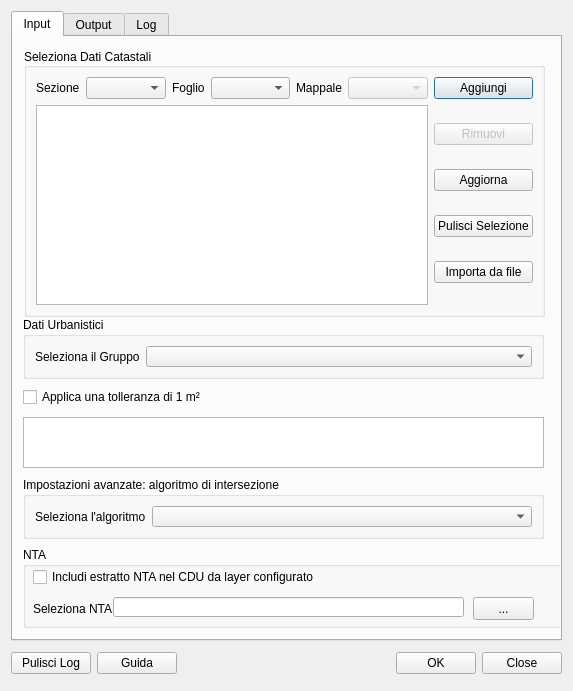
<?xml version="1.0" encoding="UTF-8"?>
<ui version="4.0">
 <class>CduCreatorDialogBase</class>
 <widget class="QDialog" name="CduCreatorDialogBase">
  <property name="geometry">
   <rect>
    <x>0</x>
    <y>0</y>
    <width>573</width>
    <height>691</height>
   </rect>
  </property>
  <property name="windowTitle">
   <string>CDU Creator</string>
  </property>
  <layout class="QVBoxLayout" name="verticalLayout_4">
   <item>
    <widget class="QTabWidget" name="tabWidget">
     <property name="currentIndex">
      <number>0</number>
     </property>
     <widget class="QWidget" name="inputTab">
      <attribute name="title">
       <string>Input</string>
      </attribute>
      <widget class="QGroupBox" name="groupBox">
       <property name="geometry">
        <rect>
         <x>11</x>
         <y>11</y>
         <width>521</width>
         <height>269</height>
        </rect>
       </property>
       <property name="title">
        <string>Seleziona Dati Catastali</string>
       </property>
       <property name="alignment">
        <set>Qt::AlignLeading|Qt::AlignLeft|Qt::AlignVCenter</set>
       </property>
       <property name="flat">
        <bool>false</bool>
       </property>
       <property name="checkable">
        <bool>false</bool>
       </property>
       <layout class="QHBoxLayout" name="horizontalLayout_2">
        <item>
         <layout class="QGridLayout" name="gridLayout">
          <item row="0" column="0">
           <layout class="QHBoxLayout" name="horizontalLayout">
            <item>
             <widget class="QLabel" name="label_9">
              <property name="text">
               <string>Sezione</string>
              </property>
             </widget>
            </item>
            <item>
             <widget class="QComboBox" name="sezioneComboBox">
              <property name="sizePolicy">
               <sizepolicy hsizetype="Expanding" vsizetype="Fixed">
                <horstretch>0</horstretch>
                <verstretch>0</verstretch>
               </sizepolicy>
              </property>
             </widget>
            </item>
            <item>
             <widget class="QLabel" name="label_2">
              <property name="text">
               <string>Foglio</string>
              </property>
             </widget>
            </item>
            <item>
             <widget class="QComboBox" name="foglioComboBox">
              <property name="enabled">
               <bool>true</bool>
              </property>
              <property name="sizePolicy">
               <sizepolicy hsizetype="Expanding" vsizetype="Fixed">
                <horstretch>0</horstretch>
                <verstretch>0</verstretch>
               </sizepolicy>
              </property>
             </widget>
            </item>
            <item>
             <widget class="QLabel" name="label_3">
              <property name="text">
               <string>Mappale</string>
              </property>
             </widget>
            </item>
            <item>
             <widget class="QComboBox" name="particellaComboBox">
              <property name="enabled">
               <bool>false</bool>
              </property>
              <property name="sizePolicy">
               <sizepolicy hsizetype="Expanding" vsizetype="Fixed">
                <horstretch>0</horstretch>
                <verstretch>0</verstretch>
               </sizepolicy>
              </property>
             </widget>
            </item>
           </layout>
          </item>
          <item row="0" column="1">
           <widget class="QPushButton" name="addButton">
            <property name="text">
             <string>Aggiungi</string>
            </property>
           </widget>
          </item>
          <item row="1" column="1">
           <layout class="QVBoxLayout" name="verticalLayout_3">
            <item>
             <widget class="QPushButton" name="removeButton">
              <property name="enabled">
               <bool>false</bool>
              </property>
              <property name="text">
               <string>Rimuovi</string>
              </property>
             </widget>
            </item>
            <item>
             <widget class="QPushButton" name="reloadButton">
              <property name="text">
               <string>Aggiorna</string>
              </property>
             </widget>
            </item>
            <item>
             <widget class="QPushButton" name="clearSelButton">
              <property name="text">
               <string>Pulisci Selezione</string>
              </property>
             </widget>
            </item>
            <item>
             <widget class="QPushButton" name="fileImportButton">
              <property name="text">
               <string>Importa da file</string>
              </property>
             </widget>
            </item>
           </layout>
          </item>
          <item row="1" column="0">
           <widget class="QTextEdit" name="textParticelle">
            <property name="readOnly">
             <bool>true</bool>
            </property>
           </widget>
          </item>
         </layout>
        </item>
       </layout>
      </widget>
      <widget class="QGroupBox" name="groupBox_2">
       <property name="geometry">
        <rect>
         <x>10</x>
         <y>280</y>
         <width>521</width>
         <height>62</height>
        </rect>
       </property>
       <property name="title">
        <string>Dati Urbanistici</string>
       </property>
       <layout class="QHBoxLayout" name="horizontalLayout_3">
        <item>
         <widget class="QLabel" name="label_4">
          <property name="text">
           <string>Seleziona il Gruppo</string>
          </property>
         </widget>
        </item>
        <item>
         <widget class="QComboBox" name="gruppoComboBox">
          <property name="sizePolicy">
           <sizepolicy hsizetype="Expanding" vsizetype="Fixed">
            <horstretch>0</horstretch>
            <verstretch>0</verstretch>
           </sizepolicy>
          </property>
         </widget>
        </item>
       </layout>
      </widget>
      <widget class="QGroupBox" name="groupBox_5">
       <property name="geometry">
        <rect>
         <x>10</x>
         <y>440</y>
         <width>521</width>
         <height>62</height>
        </rect>
       </property>
       <property name="title">
        <string>Impostazioni avanzate: algoritmo di intersezione</string>
       </property>
       <layout class="QHBoxLayout" name="horizontalLayout_10">
        <item>
         <widget class="QLabel" name="label_16">
          <property name="text">
           <string>Seleziona l'algoritmo</string>
          </property>
         </widget>
        </item>
        <item>
         <widget class="QComboBox" name="algoComboBox">
          <property name="sizePolicy">
           <sizepolicy hsizetype="Expanding" vsizetype="Fixed">
            <horstretch>0</horstretch>
            <verstretch>0</verstretch>
           </sizepolicy>
          </property>
         </widget>
        </item>
       </layout>
      </widget>
      <widget class="QCheckBox" name="IntcheckBox">
       <property name="geometry">
        <rect>
         <x>10</x>
         <y>350</y>
         <width>521</width>
         <height>20</height>
        </rect>
       </property>
       <property name="mouseTracking">
        <bool>true</bool>
       </property>
       <property name="tabletTracking">
        <bool>true</bool>
       </property>
       <property name="toolTip">
        <string>Non vengono considerati i layer la cui area di intersezione con l’area di interesse è inferiore a 1 m².</string>
       </property>
       <property name="toolTipDuration">
        <number>-1</number>
       </property>
       <property name="text">
        <string>Applica una tolleranza di 1 m²</string>
       </property>
      </widget>
      <widget class="QListWidget" name="listWidgettolerance">
       <property name="geometry">
        <rect>
         <x>10</x>
         <y>380</y>
         <width>521</width>
         <height>51</height>
        </rect>
       </property>
      </widget>
      <widget class="QGroupBox" name="groupBox_6">
       <property name="geometry">
        <rect>
         <x>10</x>
         <y>510</y>
         <width>555</width>
         <height>81</height>
        </rect>
       </property>
       <property name="title">
        <string>NTA</string>
       </property>
       <widget class="QCheckBox" name="IntcheckBox_2">
        <property name="geometry">
         <rect>
          <x>10</x>
          <y>20</y>
          <width>521</width>
          <height>20</height>
         </rect>
        </property>
        <property name="mouseTracking">
         <bool>true</bool>
        </property>
        <property name="tabletTracking">
         <bool>true</bool>
        </property>
        <property name="toolTip">
         <string>Non vengono considerati i layer la cui area di intersezione con l’area di interesse è inferiore a 1 m².</string>
        </property>
        <property name="toolTipDuration">
         <number>-1</number>
        </property>
        <property name="text">
         <string>Includi estratto NTA nel CDU da layer configurato</string>
        </property>
        <property name="checkable">
         <bool>true</bool>
        </property>
       </widget>
       <widget class="QLabel" name="label_17">
        <property name="geometry">
         <rect>
          <x>10</x>
          <y>50</y>
          <width>107</width>
          <height>23</height>
         </rect>
        </property>
        <property name="text">
         <string>Seleziona NTA</string>
        </property>
       </widget>
       <widget class="QLineEdit" name="ntaurlTxt">
        <property name="geometry">
         <rect>
          <x>90</x>
          <y>50</y>
          <width>351</width>
          <height>20</height>
         </rect>
        </property>
       </widget>
       <widget class="QPushButton" name="ntaButton">
        <property name="geometry">
         <rect>
          <x>450</x>
          <y>50</y>
          <width>61</width>
          <height>23</height>
         </rect>
        </property>
        <property name="acceptDrops">
         <bool>false</bool>
        </property>
        <property name="text">
         <string>...</string>
        </property>
        <property name="checkable">
         <bool>true</bool>
        </property>
        <property name="checked">
         <bool>false</bool>
        </property>
       </widget>
      </widget>
     </widget>
     <widget class="QWidget" name="outputTab">
      <attribute name="title">
       <string>Output</string>
      </attribute>
      <layout class="QGridLayout" name="gridLayout_4">
       <item row="0" column="0">
        <layout class="QVBoxLayout" name="verticalLayout_5">
         <item>
          <widget class="QGroupBox" name="groupBox_4">
           <property name="styleSheet">
            <string notr="true">color: rgb(0,0,0);</string>
           </property>
           <property name="title">
            <string>Dati Richiesta</string>
           </property>
           <layout class="QHBoxLayout" name="horizontalLayout_14">
            <item>
             <layout class="QVBoxLayout" name="verticalLayout_2">
              <item>
               <layout class="QHBoxLayout" name="horizontalLayout_12">
                <item>
                 <widget class="QLabel" name="label_10">
                  <property name="text">
                   <string>Protocollo n°</string>
                  </property>
                 </widget>
                </item>
                <item>
                 <widget class="QLineEdit" name="protocolloLineEdit">
                  <property name="sizePolicy">
                   <sizepolicy hsizetype="Expanding" vsizetype="Fixed">
                    <horstretch>0</horstretch>
                    <verstretch>0</verstretch>
                   </sizepolicy>
                  </property>
                 </widget>
                </item>
                <item>
                 <widget class="QCheckBox" name="DataCheckBox">
                  <property name="toolTip">
                   <string extracomment="Attiva Selezione Data">Attiva Selezione Data</string>
                  </property>
                  <property name="toolTipDuration">
                   <number>500000</number>
                  </property>
                  <property name="whatsThis">
                   <string/>
                  </property>
                  <property name="text">
                   <string/>
                  </property>
                 </widget>
                </item>
                <item>
                 <widget class="QLabel" name="label_11">
                  <property name="enabled">
                   <bool>false</bool>
                  </property>
                  <property name="styleSheet">
                   <string notr="true">QLabel:disabled

{ color: rgb(166,166,166); }
</string>
                  </property>
                  <property name="text">
                   <string>Data richiesta</string>
                  </property>
                 </widget>
                </item>
                <item>
                 <widget class="QDateEdit" name="dateEdit">
                  <property name="enabled">
                   <bool>false</bool>
                  </property>
                  <property name="styleSheet">
                   <string notr="true">QDateEdit:disabled

{ color: rgb(166,166,166); }
</string>
                  </property>
                  <property name="calendarPopup">
                   <bool>true</bool>
                  </property>
                  <property name="date">
                   <date>
                    <year>2002</year>
                    <month>1</month>
                    <day>2</day>
                   </date>
                  </property>
                 </widget>
                </item>
               </layout>
              </item>
              <item>
               <spacer name="verticalSpacer_8">
                <property name="orientation">
                 <enum>Qt::Vertical</enum>
                </property>
                <property name="sizeHint" stdset="0">
                 <size>
                  <width>17</width>
                  <height>14</height>
                 </size>
                </property>
               </spacer>
              </item>
              <item>
               <layout class="QHBoxLayout" name="horizontalLayout_13">
                <property name="spacing">
                 <number>6</number>
                </property>
                <item>
                 <widget class="QLabel" name="label_12">
                  <property name="text">
                   <string>Richiedente</string>
                  </property>
                 </widget>
                </item>
                <item>
                 <widget class="QLineEdit" name="richiedenteEdit"/>
                </item>
               </layout>
              </item>
             </layout>
            </item>
           </layout>
          </widget>
         </item>
         <item>
          <widget class="QGroupBox" name="groupBox_3">
           <property name="title">
            <string>Output</string>
           </property>
           <layout class="QHBoxLayout" name="horizontalLayout_18">
            <item>
             <layout class="QVBoxLayout" name="verticalLayout">
              <item>
               <layout class="QHBoxLayout" name="horizontalLayout_4">
                <item>
                 <widget class="QLabel" name="label_5">
                  <property name="text">
                   <string>Seleziona la cartella</string>
                  </property>
                 </widget>
                </item>
                <item>
                 <widget class="QLineEdit" name="OutFolder"/>
                </item>
                <item>
                 <widget class="QPushButton" name="OutFolderButton">
                  <property name="sizePolicy">
                   <sizepolicy hsizetype="Minimum" vsizetype="Fixed">
                    <horstretch>0</horstretch>
                    <verstretch>0</verstretch>
                   </sizepolicy>
                  </property>
                  <property name="text">
                   <string>...</string>
                  </property>
                 </widget>
                </item>
               </layout>
              </item>
              <item>
               <spacer name="verticalSpacer_2">
                <property name="orientation">
                 <enum>Qt::Vertical</enum>
                </property>
                <property name="sizeHint" stdset="0">
                 <size>
                  <width>20</width>
                  <height>9</height>
                 </size>
                </property>
               </spacer>
              </item>
              <item>
               <layout class="QHBoxLayout" name="horizontalLayout_11">
                <item>
                 <widget class="QLabel" name="label_13">
                  <property name="text">
                   <string>Nome file CDU</string>
                  </property>
                 </widget>
                </item>
                <item>
                 <widget class="QLineEdit" name="nameLineEdit"/>
                </item>
               </layout>
              </item>
              <item>
               <spacer name="verticalSpacer_3">
                <property name="orientation">
                 <enum>Qt::Vertical</enum>
                </property>
                <property name="sizeHint" stdset="0">
                 <size>
                  <width>20</width>
                  <height>9</height>
                 </size>
                </property>
               </spacer>
              </item>
              <item>
               <layout class="QHBoxLayout" name="horizontalLayout_17">
                <item>
                 <widget class="QCheckBox" name="odtCheckBox">
                  <property name="text">
                   <string>Stampa anche file  modificabile (formato .odt)</string>
                  </property>
                 </widget>
                </item>
                <item>
                 <spacer name="horizontalSpacer_3">
                  <property name="orientation">
                   <enum>Qt::Horizontal</enum>
                  </property>
                  <property name="sizeHint" stdset="0">
                   <size>
                    <width>28</width>
                    <height>20</height>
                   </size>
                  </property>
                 </spacer>
                </item>
                <item>
                 <widget class="QCheckBox" name="mapCheckBox">
                  <property name="text">
                   <string>Stampa la mappa</string>
                  </property>
                 </widget>
                </item>
               </layout>
              </item>
              <item>
               <spacer name="verticalSpacer_4">
                <property name="orientation">
                 <enum>Qt::Vertical</enum>
                </property>
                <property name="sizeHint" stdset="0">
                 <size>
                  <width>20</width>
                  <height>9</height>
                 </size>
                </property>
               </spacer>
              </item>
              <item>
               <layout class="QHBoxLayout" name="horizontalLayout_5">
                <item>
                 <widget class="QLabel" name="label_6">
                  <property name="text">
                   <string>Titolo</string>
                  </property>
                 </widget>
                </item>
                <item>
                 <widget class="QLineEdit" name="titolo"/>
                </item>
               </layout>
              </item>
              <item>
               <spacer name="verticalSpacer_5">
                <property name="orientation">
                 <enum>Qt::Vertical</enum>
                </property>
                <property name="sizeHint" stdset="0">
                 <size>
                  <width>20</width>
                  <height>9</height>
                 </size>
                </property>
               </spacer>
              </item>
              <item>
               <layout class="QHBoxLayout" name="horizontalLayout_6">
                <item>
                 <widget class="QLabel" name="label_7">
                  <property name="text">
                   <string>Nome Comune</string>
                  </property>
                 </widget>
                </item>
                <item>
                 <widget class="QLineEdit" name="nomeComune"/>
                </item>
               </layout>
              </item>
              <item>
               <spacer name="verticalSpacer_6">
                <property name="orientation">
                 <enum>Qt::Vertical</enum>
                </property>
                <property name="sizeHint" stdset="0">
                 <size>
                  <width>20</width>
                  <height>9</height>
                 </size>
                </property>
               </spacer>
              </item>
              <item>
               <layout class="QHBoxLayout" name="horizontalLayout_7">
                <item>
                 <widget class="QLabel" name="label_8">
                  <property name="text">
                   <string>Seleziona il logo</string>
                  </property>
                 </widget>
                </item>
                <item>
                 <widget class="QLineEdit" name="urlLogo"/>
                </item>
                <item>
                 <widget class="QPushButton" name="logoButton">
                  <property name="text">
                   <string>...</string>
                  </property>
                 </widget>
                </item>
               </layout>
              </item>
              <item>
               <spacer name="verticalSpacer_7">
                <property name="orientation">
                 <enum>Qt::Vertical</enum>
                </property>
                <property name="sizeHint" stdset="0">
                 <size>
                  <width>20</width>
                  <height>9</height>
                 </size>
                </property>
               </spacer>
              </item>
              <item>
               <layout class="QHBoxLayout" name="horizontalLayout_9">
                <item>
                 <widget class="QLabel" name="label">
                  <property name="text">
                   <string>Seleziona intestazione</string>
                  </property>
                 </widget>
                </item>
                <item>
                 <widget class="QLineEdit" name="urlTxt"/>
                </item>
                <item>
                 <widget class="QPushButton" name="txtButton">
                  <property name="text">
                   <string>...</string>
                  </property>
                 </widget>
                </item>
               </layout>
              </item>
              <item>
               <spacer name="verticalSpacer">
                <property name="orientation">
                 <enum>Qt::Vertical</enum>
                </property>
                <property name="sizeHint" stdset="0">
                 <size>
                  <width>20</width>
                  <height>9</height>
                 </size>
                </property>
               </spacer>
              </item>
              <item>
               <layout class="QHBoxLayout" name="horizontalLayout_16">
                <item>
                 <widget class="QLabel" name="label_14">
                  <property name="text">
                   <string>Stampa i valori delle aree intersecate</string>
                  </property>
                 </widget>
                </item>
                <item>
                 <layout class="QHBoxLayout" name="horizontalLayout_15">
                  <property name="spacing">
                   <number>6</number>
                  </property>
                  <property name="sizeConstraint">
                   <enum>QLayout::SetFixedSize</enum>
                  </property>
                  <item>
                   <widget class="QCheckBox" name="printAreaBox">
                    <property name="text">
                     <string/>
                    </property>
                   </widget>
                  </item>
                  <item>
                   <widget class="QLabel" name="label_15">
                    <property name="text">
                     <string>m&lt;sup&gt;2&lt;/sup&gt;</string>
                    </property>
                   </widget>
                  </item>
                 </layout>
                </item>
                <item>
                 <widget class="QCheckBox" name="printAreaPercBox">
                  <property name="text">
                   <string>%</string>
                  </property>
                 </widget>
                </item>
                <item>
                 <spacer name="horizontalSpacer_2">
                  <property name="orientation">
                   <enum>Qt::Horizontal</enum>
                  </property>
                  <property name="sizeHint" stdset="0">
                   <size>
                    <width>58</width>
                    <height>20</height>
                   </size>
                  </property>
                 </spacer>
                </item>
               </layout>
              </item>
             </layout>
            </item>
           </layout>
          </widget>
         </item>
        </layout>
       </item>
      </layout>
     </widget>
     <widget class="QWidget" name="logTab">
      <attribute name="title">
       <string>Log</string>
      </attribute>
      <layout class="QGridLayout" name="gridLayout_3">
       <item row="0" column="0">
        <widget class="QTextBrowser" name="textLog"/>
       </item>
      </layout>
     </widget>
    </widget>
   </item>
   <item>
    <layout class="QHBoxLayout" name="horizontalLayout_8">
     <item>
      <widget class="QPushButton" name="clearButton">
       <property name="text">
        <string>Pulisci Log</string>
       </property>
      </widget>
     </item>
     <item>
      <widget class="QPushButton" name="helpButton">
       <property name="text">
        <string>Guida</string>
       </property>
      </widget>
     </item>
     <item>
      <spacer name="horizontalSpacer">
       <property name="orientation">
        <enum>Qt::Horizontal</enum>
       </property>
       <property name="sizeHint" stdset="0">
        <size>
         <width>298</width>
         <height>33</height>
        </size>
       </property>
      </spacer>
     </item>
     <item>
      <widget class="QPushButton" name="pushButtonOk">
       <property name="text">
        <string>OK</string>
       </property>
      </widget>
     </item>
     <item>
      <widget class="QDialogButtonBox" name="button_box">
       <property name="orientation">
        <enum>Qt::Horizontal</enum>
       </property>
       <property name="standardButtons">
        <set>QDialogButtonBox::Close</set>
       </property>
      </widget>
     </item>
    </layout>
   </item>
  </layout>
 </widget>
 <resources/>
 <connections>
  <connection>
   <sender>button_box</sender>
   <signal>rejected()</signal>
   <receiver>CduCreatorDialogBase</receiver>
   <slot>reject()</slot>
   <hints>
    <hint type="sourcelabel">
     <x>20</x>
     <y>20</y>
    </hint>
    <hint type="destinationlabel">
     <x>20</x>
     <y>20</y>
    </hint>
   </hints>
  </connection>
 </connections>
</ui>
